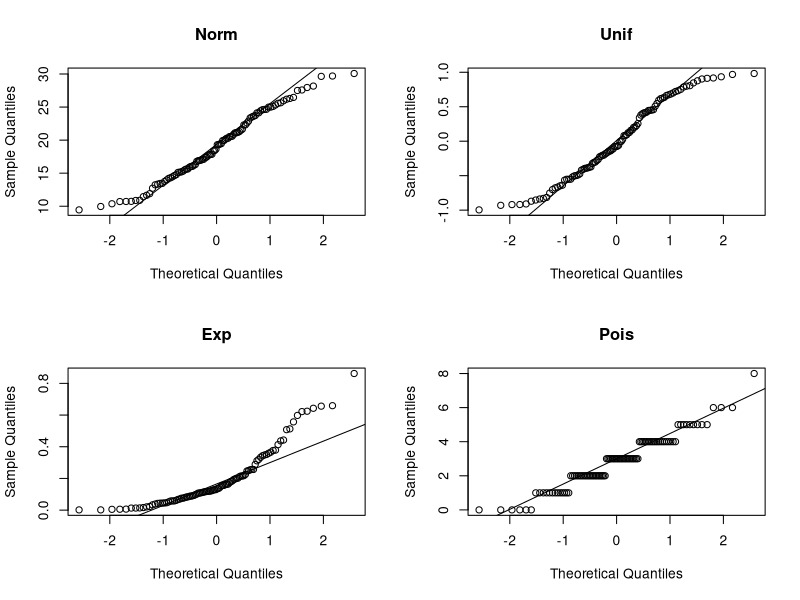
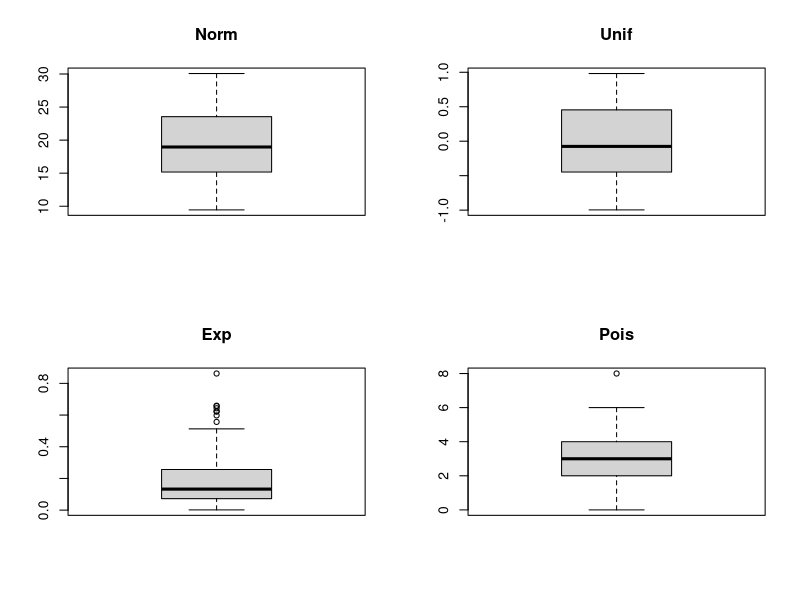
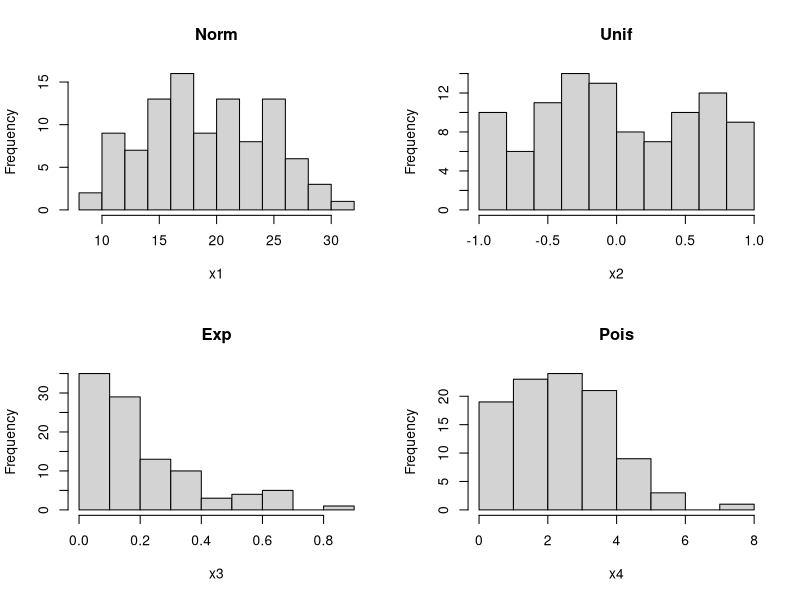

Source code (R) for these figures, in order:
rm(list = ls())

par("mfrow"=c(2,2))
N = 100
x1 = rnorm(n=N, 20, 5)
x2 = runif(n=N, -1, 1)
x3 = rexp(n=N, 5)
x4 = rpois(n=N, 3)
x5 = rcauchy(n=N)

# a
qqnorm(x1, main="Norm")
qqline(x1)
qqnorm(x2, main="Unif")
qqline(x2)
qqnorm(x3, main="Exp")
qqline(x3)
qqnorm(x4, main="Pois")
qqline(x4)
# qqnorm(x5, main="Cauchy")
# qqline(x5)

# b
boxplot(x1, main="Norm")
boxplot(x2, main="Unif")
boxplot(x3, main="Exp")
boxplot(x4, main="Pois")

# c 
# NO CLUE WHETHER CORRECT
hist(x1, main="Norm", prop=TRUE)
hist(x2, main="Unif", prop=TRUE)
hist(x3, main="Exp", prop=TRUE)
hist(x4, main="Pois", prop=TRUE)

# d
alpha = 5e-2
# H0: it is normal
shapiro.test(x1)
shapiro.test(x2)
shapiro.test(x3)
shapiro.test(x4)
# for x1 p-value is rather enormous, so we cannot reject H0, in other cases we can